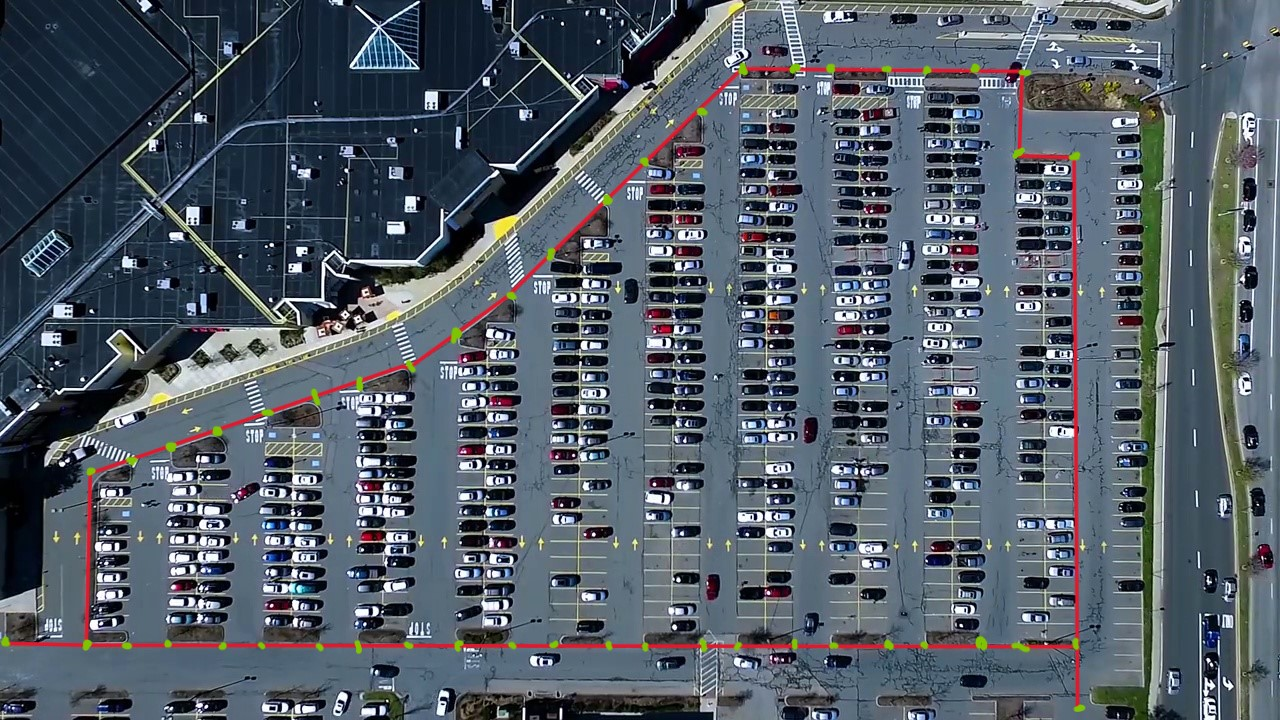
#> input picture saveImg/raw.jpg, 1280 x 720 px
$ jupyter execute 1.ipynb   (older library calls are emulated)
#> lines starting #> are read from the running program, lines starting #| are printed output that depends on the picture; after the words box and inside, x2 and y2 are one past the last pixel; in counts of white or black regions, pixels touching at a corner belong together
### utils.py
import cv2, json, operator
import numpy as np
import matplotlib.pyplot as plt

def imshow(image, cmap=None, title=None):
    fig, ax = plt.subplots(1, 1)
    img = image.copy()

    if cmap == 'gray':
        ax.imshow(img, cmap=cmap)
    else:
        img = cv2.cvtColor(img,cv2.COLOR_BGR2RGB)
        ax.imshow(img)
    ax.axis('off')

    if title:
        ax.set_title(title)
    plt.show()

def support_chinese():
    plt.rcParams['font.sans-serif'] = ['SimHei']  # 指定默认字体
    plt.rcParams['axes.unicode_minus'] = False  # 解决保存图像是负号'-'显示为方块的问题

# 1）二值过滤，将图像mask 2）转灰度图
# [176 lines left out: functions binary_filter, edge_detection, hoff_lines, choose_pake, draw_line, line_grouping and 1 more, not called in this run]

### 1.ipynb
[cell 1]
import cv2
import numpy as np
import matplotlib.pyplot as plt
from utils import *
support_chinese()

[cell 2]
# 读取图像
image = cv2.imread('./saveImg/raw.jpg')
#> image is the input picture: shape (720, 1280, 3); mean B, G, R 102.7, 92.2, 82.8

# 将图像转换为HSV颜色空间
hsv = cv2.cvtColor(image, cv2.COLOR_BGR2HSV)
#> hsv: shape (720, 1280, 3); mean H, S, V 101.9, 89.7, 107

# 定义绿色的HSV范围
lower_green = np.array([35, 100, 100])
upper_green = np.array([85, 255, 255])

# 根据阈值创建掩膜
mask = cv2.inRange(hsv, lower_green, upper_green)
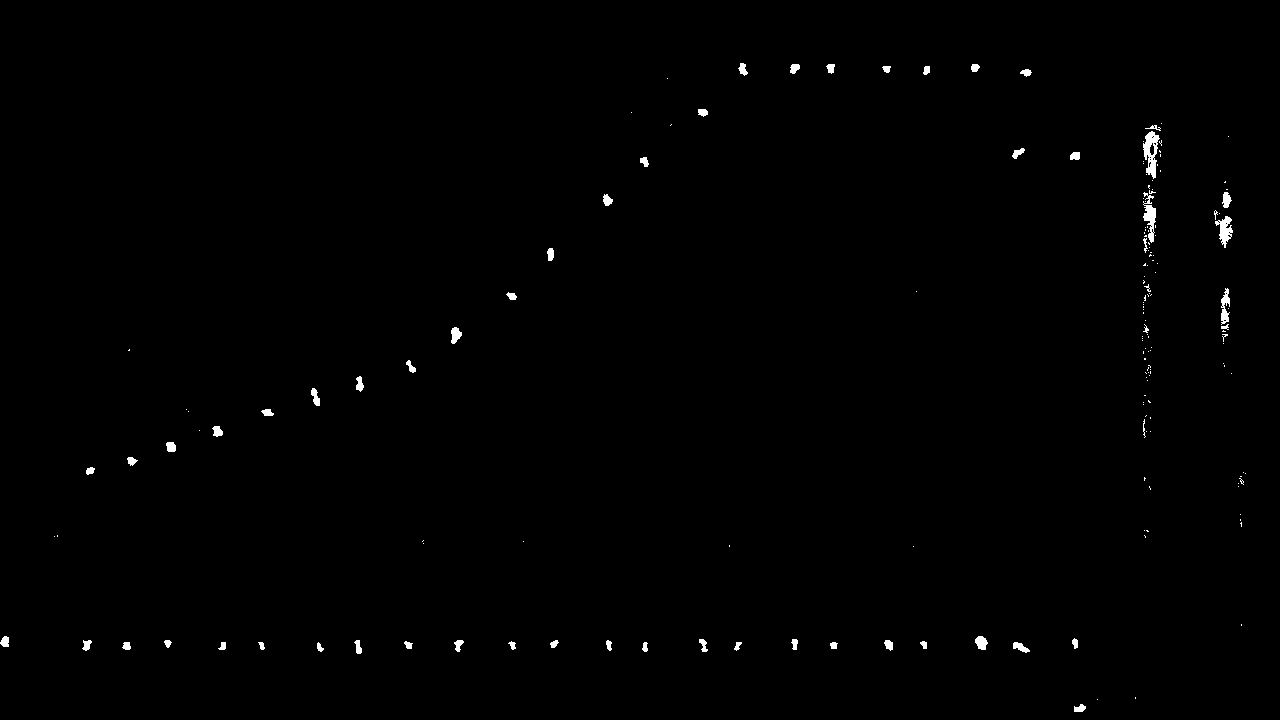
#> mask: shape (720, 1280); 0.52% white; 177 white regions (120 under 20 px), largest, box (x1, y1, x2, y2) and area: (1143, 131, 1160, 179) 428, (1143, 192, 1156, 243) 322, (1215, 216, 1233, 248) 283
height, width = mask.shape
#> height = 720; width = 1280

# 寻找连通块
connectivity = 4  # 或8，具体根据你的需求来确定
output = cv2.connectedComponentsWithStats(mask, connectivity, cv2.CV_32S)

imshow(mask, title="匹配绿色点")

[cell 3]
# 获取连通块属性
num_labels = output[0]
#> num_labels = 178
labels = output[1]
#> labels: shape (720, 1280) int32; 178 distinct labels, from 0 to 177
stats = output[2]
#> stats = 178 rows, first 6: [0, 0, 1280, 720, 916774], [738, 63, 10, 13, 77], [790, 64, 10, 10, 74], [826, 64, 9, 10, 63], [971, 64, 9, 8, 57], [882, 66, 9, 7, 46]
centroids = output[3]
#> centroids = 178 pairs, first value 4.65 to 1245, second value 67.33 to 708.1

# print(stats[:, -1])

threshold = 5

for label in range(1, output[0]):
    if stats[label, cv2.CC_STAT_AREA] < threshold:
        # 如果连通块的像素点数小于阈值，则将对应像素赋值为 0
        labels[labels == label] = 0
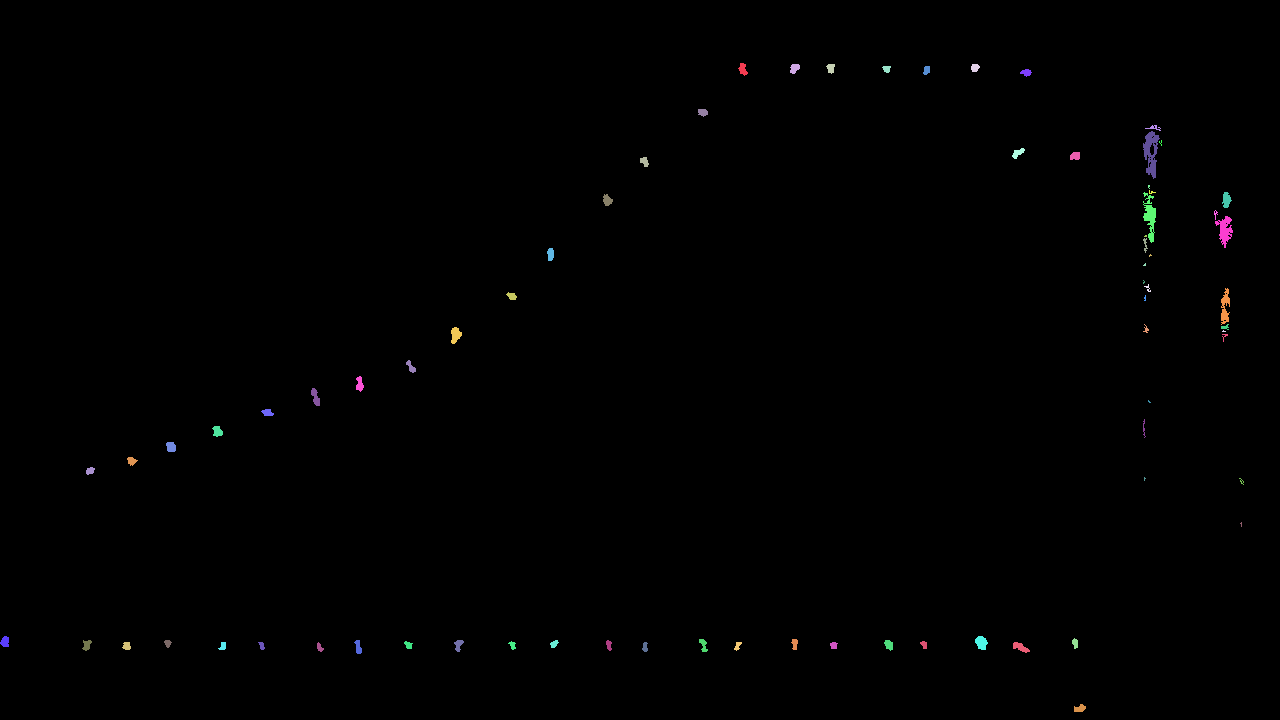
#> labels: shape (720, 1280) int32; 74 distinct labels, from 0 to 177; one colour per label, 0 black
new_mask = np.where(labels > 0, 255, labels).astype(np.uint8)

imshow(new_mask, title="去除噪声连通块")

[cell 4]
List = []
th_right = 1100

# 去除图片中右边的绿植
for y in range(height):
    for x in range(width):
        if x > th_right:
            new_mask[y, x] = 0  # 将对应位置的像素标签设为 0，即赋值为黑色
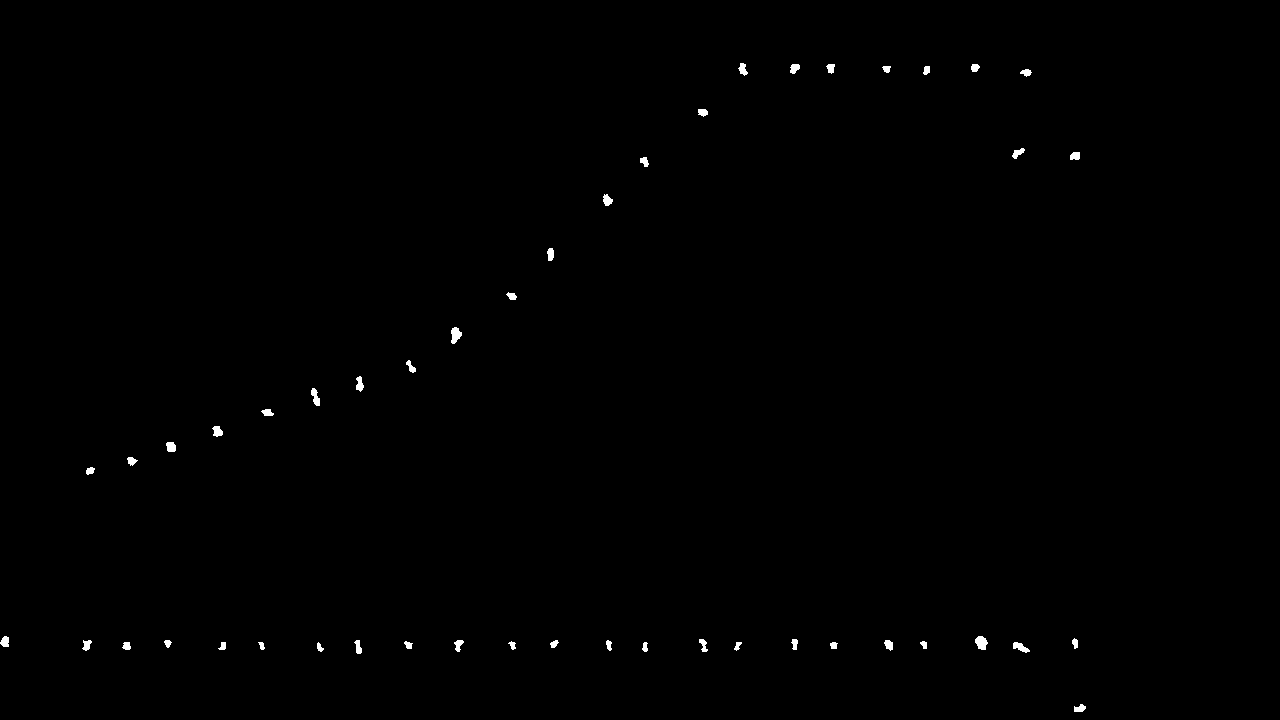
#> new_mask: shape (720, 1280); 0.33% white; 47 white regions, largest, box (x1, y1, x2, y2) and area: (975, 636, 988, 650) 130, (451, 327, 462, 344) 127, (1013, 642, 1030, 653) 101

imshow(new_mask, title="去除绿植")

[cell 5]
# 重新获得上图的连通块
new_output = cv2.connectedComponentsWithStats(new_mask, connectivity, cv2.CV_32S)
print(len(new_output[3]))
#| 48

[cell 6]
new_output[3][:, 1].max()
#> Out = 708.1

[cell 7]
# 写入json文件
import json
with open('./config/settings.json', 'r') as f:
#> (reads config/settings.json from the repository)
    data = json.load(f)
with open('./config/data_road.json', 'w') as f:
    data['cnt'] = len(new_output[3])

    res = [{"x": x, "y": y, "is_entrance": 0, "is_empty": 0, "id" : None,
                "is_parking": 0, "direction": 0}
        for x, y in new_output[3]]
#> res = 48 items
    # 特判两个入口
    # 一个入口靠最左边，一个靠最下边
    # x < 4.66 or y > 708
    for dict in res :
        if dict['x'] < 4.66 or dict['y'] > 708:
            dict['is_entrance'] = 1
#> this loop made 48 passes

    json.dump(res, f, indent=4)
with open('./config/settings.json', 'w') as f:
    json.dump(data, f, indent=4)
